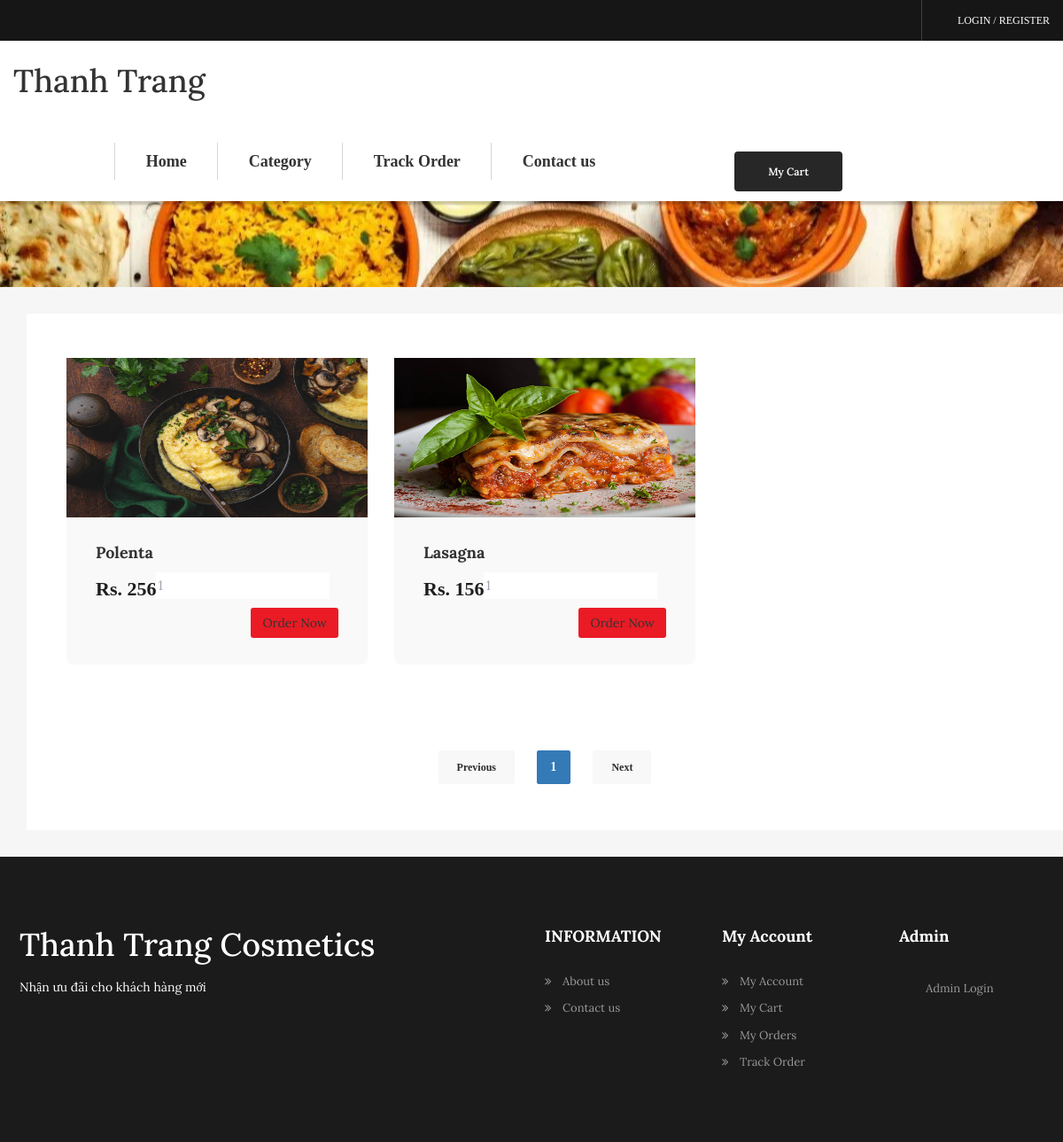
The app's page /orcms1/categorywise-menu.php?catid=Itallian with its own data.
### tables this page shows
CREATE TABLE `tblfood` (
  `ID` int(10) NOT NULL,
  `CategoryName` varchar(120) DEFAULT NULL,
  `ItemName` varchar(120) DEFAULT NULL,
  `ItemPrice` varchar(120) DEFAULT NULL,
  `ItemDes` varchar(500) DEFAULT NULL,
  `Image` varchar(120) DEFAULT NULL,
  `ItemQty` varchar(120) DEFAULT NULL
);

### orcms1/categorywise-menu.php (the view, shortened to what this page needs)
<?php
include_once('includes/dbconnection.php');
?>
<!DOCTYPE html>
<html lang="en">
<head>
    <link rel="stylesheet" href="assets/css/icons.min.css">
    <link rel="stylesheet" href="assets/css/bootstrap.min.css">
    <link rel="stylesheet" href="assets/css/main.css">
    <link rel="stylesheet" href="assets/css/red-color.css">
    <link rel="stylesheet" href="assets/css/yellow-color.css">
    <link rel="stylesheet" href="assets/css/responsive.css">
</head>
<body itemscope>
<?php include_once('includes/header.php');?>
        <section>
            <div class="block">
                <div class="page-title-wrapper text-center">
                    <div class="col-md-12 col-sm-12 col-lg-12">
                        <div class="page-title-inner">
                            <h1 itemprop="headline"><?php echo $_GET['catid'];?> Menu</h1>
                        </div>
                    </div>
                </div>
            </div>
        </section>
        <section>
            <div class="block less-spacing gray-bg top-padd30">
                <div class="container">
                    <div class="row">
                        <div class="col-md-12 col-sm-12 col-lg-12">
                            <div class="sec-box">
                                <div class="remove-ext">
                                    <div class="row">
<?php
 $cid=$_GET['catid'];
if (isset($_GET['page_no']) && $_GET['page_no']!="") {
    $page_no = $_GET['page_no'];
    } else {
        $page_no = 1;
        }
    $total_records_per_page = 12;
    $offset = ($page_no-1) * $total_records_per_page;
    $previous_page = $page_no - 1;
    $next_page = $page_no + 1;
    $result_count = mysqli_query($con,"SELECT COUNT(*) As total_records FROM tblfood where CategoryName='$cid'");
    $total_records = mysqli_fetch_array($result_count);
    $total_records = $total_records['total_records'];
  $total_no_of_pages = ceil($total_records / $total_records_per_page);
      $result = mysqli_query($con,"SELECT * FROM tblfood where CategoryName='$cid' LIMIT $offset, $total_records_per_page");
      $num=mysqli_num_rows($result);
      if($num>0){
    while($row = mysqli_fetch_array($result)){
    ?>
                                        <div class="col-md-4 col-sm-6 col-lg-4">
                                        <div class="popular-dish-box style2 wow fadeIn" data-wow-delay="0.2s">
                                            <div class="popular-dish-thumb">
                                                <a href="food-detail.php?fid=<?php echo $row['ID'];?>" title="" itemprop="url"><img src="admin/itemimages/<?php echo $row['Image'];?>" alt="<?php echo $row['ItemName'];?>" itemprop="image" width="400" height="180"></a>
                                            </div>
                                            <div class="popular-dish-info">
                                                <h4 itemprop="headline"><a href="food-detail.php?fid=<?php echo $row['ID'];?>" title="" itemprop="url"><?php echo $row['ItemName'];?></a></h4>
                                            <form method="post">
                                                   <p itemprop="description">
    <input class="qty" name="foodqty" type="text" value="1">
                                               </p>
                                                <span class="price">Rs. <?php echo $row['ItemPrice'];?></span>
                                      <?php if($_SESSION['orcmsuid']==""){?>
  <a class="log-popup-btn btn  pull-right red-bg brd-rd3" href="#" title="Login" >Order Now</a>
<?php } else {?>
<button type="submit" name="addcart" class="btn  pull-right red-bg brd-rd3">Order Now</button>
                                                <?php } ?>
                                        </form>
                                            </div>
                                        </div>
                                    </div>
                              <?php } } else { ?>
<h3 style="color:red;" align="center">No Record Found</h3>
                                                <?php } ?>
                                    </div>
                                </div>
                                <div class="pagination-wrapper text-center">
                                    <ul class="pagination justify-content-center">
    <li class="page-item prev" <?php if($page_no <= 1){ echo "class='disabled'"; } ?>>
    <a class="page-link brd-rd2" <?php if($page_no > 1){ echo "href='?page_no=$previous_page'"; } ?>>Previous</a>
    </li>
    <?php
    if ($total_no_of_pages <= 10){
        for ($counter = 1; $counter <= $total_no_of_pages; $counter++){
            if ($counter == $page_no) {
           echo "<li class='active'><a>$counter</a></li>";
                }else{
           echo "<li><a href='?page_no=$counter'>$counter</a></li>";
                }
        }
    }
?>
    <li class="page-item next" <?php if($page_no >= $total_no_of_pages){ echo "class='disabled'"; } ?>>
    <a class="page-link brd-rd2" <?php if($page_no < $total_no_of_pages) { echo "href='?page_no=$next_page'"; } ?>>Next</a>
    </li>
                                    </ul>
                                </div>
                            </div>
                        </div>
                    </div>
                </div>
            </div>
        </section>
      <?php include_once('includes/footer.php');
      ?>
    </main>
</body>
</html>

### orcms1/assets/css/red-color.css (style rules this page uses)
.red-bg, .red-bg-layer:before, .menu-sec > a:hover, .menu-sec > a:focus, .restaurant-search-form button:hover, .restaurant-search-form button:focus, .top-restaurants-carousel .owl-dots > div.active:before, .sudo-bg-red:before, .popular-dish-info > a:hover, .popular-dish-info > a:focus, .featured-restaurant-carousel .owl-nav > div:hover, .featured-restaurant-info > a:hover, .featured-restaurant-info > a:focus, .popular-dish-info > a.red-bg, .page-item.active .page-link, .page-item.active .page-link:hover, .page-item .page-link:hover, .page-item .page-link:focus, .price-header:before, .price-box > a:hover, .price-box > a:focus, .price-box.active > a, .radio-box [type="radio"]:checked + label:after, .radio-box [type="radio"]:not(:checked) + label:after, .check-box [type="checkbox"]:checked + label:after, .check-box [type="checkbox"]:not(:checked) + label:after, .contact-form-inner > form button:hover, .contact-form-inner > form button:focus, .restaurant-detail-thumb ul.restaurant-detail-thumb-carousel li::before, .restaurant-detail-tabs > ul > li a::before, .ord-btn > a, .select-wrp2 .chosen-container-single .chosen-drop > ul li.result-selected, .select-wrp2 .chosen-container-single .chosen-drop > ul li.highlighted, .select-wrp2 .chosen-container-single .chosen-drop > ul li:hover, .post-share > a:hover, .post-share > a:focus, .blog-detail-gallery-carousel .owl-nav > div:hover, .featured-restaurant-food-thumb-carousel li::before, .toggle-item > h4.active i, input:checked + .switch-slider, .reservation-tabs-list .nav-tabs > li a span::before, .packege-box > a:hover, .packege-box > a:focus, .step-buttons button.red-bg, .step-buttons a.red-bg, .step-buttons button:hover, .step-buttons a:hover, a.close-btn:hover, a.close-btn:focus, .log-close-btn:hover, .log-close-btn:focus, .sign-close-btn:hover, .sign-close-btn:focus, .payment-close-btn:hover, .payment-close-btn:focus, .payment-close-btn2:hover, .payment-close-btn2:focus, .view-menu-liks > a:hover, .view-menu-liks > a:focus, .order-info > a:hover, .order-info > a:focus, .style2 .pagination > li.prev a:hover, .style2 .pagination > li.next a:hover, .style2 .pagination > li.prev a:focus, .style2 .pagination > li.next a:focus, .profile-info > a.change-password.red-clr::before, .profile-img-upload-btn > label.yellow-bg:hover, .restaurant-detail-title > a:hover, .restaurant-detail-title > a:focus, .responsive-logomenu > span.yellow-bg:hover, .responsive-menu > span.yellow-bg:hover, .register-btn > a.yellow-bg:hover, .track-popup-innr > form button.yellow-bg:hover, .track-popup-innr > form a.yellow-bg:hover, a.track-close:hover, a.track-close:focus, .order-time > a.yellow-bg:hover, .order-time > a.yellow-bg:focus, .social2 > a:hover, .rite-meta .view-more:hover, .welcome-secinfo > span, .arrow-left, .form-meta button, .view-more:hover { background-color: #ea1b25; }

### records on screen
tblfood: Image (picture), ItemName "Polenta", ItemPrice "256"
tblfood: Image (picture), ItemName "Lasagna", ItemPrice "156"
